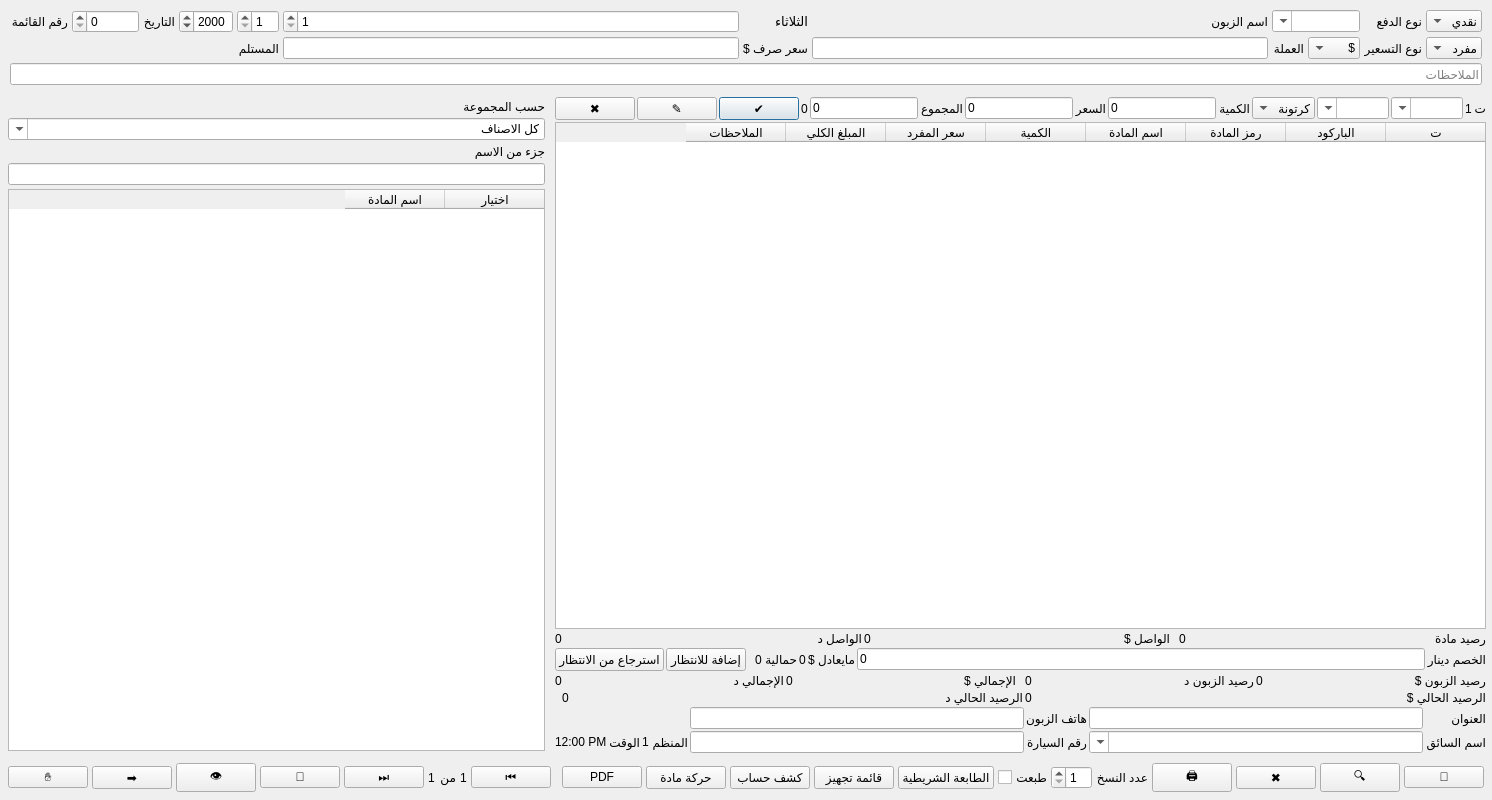
<?xml version="1.0" encoding="UTF-8"?>
<ui version="4.0">
 <class>SalesWindow</class>
 <widget class="QDialog" name="SalesWindow">
  <property name="geometry">
   <rect><x>0</x><y>0</y><width>1350</width><height>800</height></rect>
  </property>
  <property name="windowTitle"><string>المبيعات</string></property>
  <property name="layoutDirection"><enum>Qt::RightToLeft</enum></property>
  <layout class="QVBoxLayout" name="rootLayout">
   <property name="spacing"><number>4</number></property>
   <property name="margin"><number>4</number></property>

   <!-- ===== HEADER ===== -->
   <item>
    <widget class="QWidget" name="headerWidget">
     <layout class="QGridLayout" name="headerGrid">
      <property name="spacing"><number>4</number></property>
      <property name="margin"><number>6</number></property>

      <!-- Row 0 -->
      <item row="0" column="11"><widget class="QLabel" name="lblInvoiceNo"><property name="text"><string>رقم القائمة</string></property></widget></item>
      <item row="0" column="10"><widget class="QSpinBox" name="spnInvoiceNo"><property name="maximum"><number>9999999</number></property></widget></item>
      <item row="0" column="9"><widget class="QLabel" name="lblDate"><property name="text"><string>التاريخ</string></property></widget></item>
      <item row="0" column="8"><widget class="QDateEdit" name="dateYear"><property name="displayFormat"><string>yyyy</string></property><property name="calendarPopup"><bool>false</bool></property></widget></item>
      <item row="0" column="7"><widget class="QDateEdit" name="dateMonth"><property name="displayFormat"><string>M</string></property></widget></item>
      <item row="0" column="6"><widget class="QDateEdit" name="dateDay"><property name="displayFormat"><string>d</string></property></widget></item>
      <item row="0" column="5"><widget class="QLabel" name="lblDayName"><property name="text"><string>الثلاثاء</string></property><property name="font"><font><family>Tahoma</family><pointsize>10</pointsize></font></property></widget></item>
      <item row="0" column="4"><widget class="QLabel" name="lblCustomer"><property name="text"><string>اسم الزبون</string></property></widget></item>
      <item row="0" column="2" colspan="2"><widget class="QComboBox" name="cmbCustomer"><property name="editable"><bool>true</bool></property><property name="minimumWidth"><number>200</number></property></widget></item>
      <item row="0" column="1"><widget class="QLabel" name="lblPayType"><property name="text"><string>نوع الدفع</string></property></widget></item>
      <item row="0" column="0">
       <widget class="QComboBox" name="cmbPayType">
        <item><property name="text"><string>نقدي</string></property></item>
        <item><property name="text"><string>آجل</string></property></item>
        <item><property name="text"><string>جملة</string></property></item>
       </widget>
      </item>

      <!-- Row 1 -->
      <item row="1" column="7"><widget class="QLabel" name="lblReceiver"><property name="text"><string>المستلم</string></property></widget></item>
      <item row="1" column="6"><widget class="QLineEdit" name="txtReceiver"/></item>
      <item row="1" column="5"><widget class="QLabel" name="lblExchRate"><property name="text"><string>سعر صرف $</string></property></widget></item>
      <item row="1" column="4"><widget class="QLineEdit" name="txtExchRate"><property name="maximumWidth"><number>80</number></property></widget></item>
      <item row="1" column="3"><widget class="QLabel" name="lblCurrency"><property name="text"><string>العملة</string></property></widget></item>
      <item row="1" column="2">
       <widget class="QComboBox" name="cmbCurrency">
        <item><property name="text"><string>$</string></property></item>
        <item><property name="text"><string>دينار</string></property></item>
       </widget>
      </item>
      <item row="1" column="1"><widget class="QLabel" name="lblPricingType"><property name="text"><string>نوع التسعير</string></property></widget></item>
      <item row="1" column="0">
       <widget class="QComboBox" name="cmbPricingType">
        <item><property name="text"><string>مفرد</string></property></item>
        <item><property name="text"><string>جملة</string></property></item>
       </widget>
      </item>

      <!-- Row 2 - Notes -->
      <item row="2" column="0" colspan="12"><widget class="QLineEdit" name="txtNotes"><property name="placeholderText"><string>الملاحظات</string></property></widget></item>
     </layout>
    </widget>
   </item>

   <!-- ===== MIDDLE ===== -->
   <item>
    <layout class="QHBoxLayout" name="midLayout">
     <property name="spacing"><number>4</number></property>

     <!-- Items area -->
     <item>
      <widget class="QWidget" name="tableArea">
       <layout class="QVBoxLayout" name="tableVLayout">
        <property name="margin"><number>2</number></property>
        <property name="spacing"><number>2</number></property>

        <!-- Item entry row -->
        <item>
         <layout class="QHBoxLayout" name="itemEntryLayout">
          <item><widget class="QLabel" name="lblRowNum"><property name="text"><string>ت</string></property></widget></item>
          <item><widget class="QLabel" name="lblRowNumVal"><property name="text"><string>1</string></property></widget></item>
          <item><widget class="QComboBox" name="cmbBarcode"><property name="editable"><bool>true</bool></property><property name="minimumWidth"><number>110</number></property></widget></item>
          <item><widget class="QComboBox" name="cmbProduct"><property name="editable"><bool>true</bool></property><property name="minimumWidth"><number>200</number></property></widget></item>
          <item>
           <widget class="QComboBox" name="cmbUnit">
            <property name="maximumWidth"><number>80</number></property>
            <item><property name="text"><string>كرتونة</string></property></item>
            <item><property name="text"><string>قطعة</string></property></item>
           </widget>
          </item>
          <item><widget class="QLabel"><property name="text"><string>الكمية</string></property></widget></item>
          <item><widget class="QLineEdit" name="txtQty"><property name="text"><string>0</string></property><property name="maximumWidth"><number>60</number></property></widget></item>
          <item><widget class="QLabel"><property name="text"><string>السعر</string></property></widget></item>
          <item><widget class="QLineEdit" name="txtUnitPrice"><property name="text"><string>0</string></property><property name="maximumWidth"><number>90</number></property></widget></item>
          <item><widget class="QLabel"><property name="text"><string>المجموع</string></property></widget></item>
          <item><widget class="QLineEdit" name="txtTotal"><property name="text"><string>0</string></property><property name="readOnly"><bool>true</bool></property><property name="maximumWidth"><number>90</number></property></widget></item>
          <item><widget class="QLabel" name="lblStock"><property name="text"><string>0</string></property></widget></item>
          <item><widget class="QPushButton" name="btnAddItem"><property name="text"><string>✔</string></property><property name="maximumWidth"><number>34</number></property><property name="maximumHeight"><number>28</number></property></widget></item>
          <item><widget class="QPushButton" name="btnEditItem"><property name="text"><string>✎</string></property><property name="maximumWidth"><number>34</number></property><property name="maximumHeight"><number>28</number></property></widget></item>
          <item><widget class="QPushButton" name="btnDeleteItem"><property name="text"><string>✖</string></property><property name="maximumWidth"><number>34</number></property><property name="maximumHeight"><number>28</number></property></widget></item>
         </layout>
        </item>

        <!-- Items Table -->
        <item>
         <widget class="QTableWidget" name="tblItems">
          <property name="minimumHeight"><number>240</number></property>
          <property name="selectionBehavior"><enum>QAbstractItemView::SelectRows</enum></property>
          <property name="editTriggers"><set>QAbstractItemView::NoEditTriggers</set></property>
          <column><property name="text"><string>ت</string></property></column>
          <column><property name="text"><string>الباركود</string></property></column>
          <column><property name="text"><string>رمز المادة</string></property></column>
          <column><property name="text"><string>اسم المادة</string></property></column>
          <column><property name="text"><string>الكمية</string></property></column>
          <column><property name="text"><string>سعر المفرد</string></property></column>
          <column><property name="text"><string>المبلغ الكلي</string></property></column>
          <column><property name="text"><string>الملاحظات</string></property></column>
         </widget>
        </item>

        <!-- Summary rows -->
        <item>
         <layout class="QHBoxLayout">
          <item><widget class="QLabel"><property name="text"><string>رصيد مادة</string></property></widget></item>
          <item><widget class="QLabel" name="lblStockBal"><property name="text"><string>0</string></property></widget></item>
          <item><spacer><property name="orientation"><enum>Qt::Horizontal</enum></property></spacer></item>
          <item><widget class="QLabel"><property name="text"><string>الواصل $</string></property></widget></item>
          <item><widget class="QLabel" name="lblPaidDollar"><property name="text"><string>0</string></property></widget></item>
          <item><widget class="QLabel"><property name="text"><string>الواصل د</string></property></widget></item>
          <item><widget class="QLabel" name="lblPaidDinar"><property name="text"><string>0</string></property></widget></item>
         </layout>
        </item>
        <item>
         <layout class="QHBoxLayout">
          <item><widget class="QLabel"><property name="text"><string>الخصم دينار</string></property></widget></item>
          <item><widget class="QLineEdit" name="txtDiscount"><property name="text"><string>0</string></property><property name="maximumWidth"><number>80</number></property></widget></item>
          <item><widget class="QLabel"><property name="text"><string>مايعادل $</string></property></widget></item>
          <item><widget class="QLabel" name="lblEquivDollar"><property name="text"><string>0</string></property></widget></item>
          <item><widget class="QLabel"><property name="text"><string>حمالية</string></property></widget></item>
          <item><widget class="QLabel" name="lblCarriage"><property name="text"><string>0</string></property></widget></item>
          <item><spacer><property name="orientation"><enum>Qt::Horizontal</enum></property></spacer></item>
          <item><widget class="QPushButton" name="btnAddToWait"><property name="text"><string>إضافة للانتظار</string></property></widget></item>
          <item><widget class="QPushButton" name="btnFromWait"><property name="text"><string>استرجاع من الانتظار</string></property></widget></item>
         </layout>
        </item>
        <item>
         <layout class="QHBoxLayout">
          <item><widget class="QLabel"><property name="text"><string>رصيد الزبون $</string></property></widget></item>
          <item><widget class="QLabel" name="lblCustBalDollar"><property name="text"><string>0</string></property></widget></item>
          <item><widget class="QLabel"><property name="text"><string>رصيد الزبون د</string></property></widget></item>
          <item><widget class="QLabel" name="lblCustBalDinar"><property name="text"><string>0</string></property></widget></item>
          <item><spacer><property name="orientation"><enum>Qt::Horizontal</enum></property></spacer></item>
          <item><widget class="QLabel"><property name="text"><string>الإجمالي $</string></property></widget></item>
          <item><widget class="QLabel" name="lblTotalDollar"><property name="text"><string>0</string></property></widget></item>
          <item><widget class="QLabel"><property name="text"><string>الإجمالي د</string></property></widget></item>
          <item><widget class="QLabel" name="lblTotalDinar"><property name="text"><string>0</string></property></widget></item>
         </layout>
        </item>
        <item>
         <layout class="QHBoxLayout">
          <item><widget class="QLabel"><property name="text"><string>الرصيد الحالي $</string></property></widget></item>
          <item><widget class="QLabel" name="lblCurrentBalDollar"><property name="text"><string>0</string></property></widget></item>
          <item><widget class="QLabel"><property name="text"><string>الرصيد الحالي د</string></property></widget></item>
          <item><widget class="QLabel" name="lblCurrentBalDinar"><property name="text"><string>0</string></property></widget></item>
          <item><spacer><property name="orientation"><enum>Qt::Horizontal</enum></property></spacer></item>
         </layout>
        </item>

        <!-- Customer extra info -->
        <item>
         <layout class="QGridLayout">
          <item row="0" column="0"><widget class="QLabel"><property name="text"><string>العنوان</string></property></widget></item>
          <item row="0" column="1"><widget class="QLineEdit" name="txtAddress"><property name="readOnly"><bool>true</bool></property></widget></item>
          <item row="0" column="2"><widget class="QLabel"><property name="text"><string>هاتف الزبون</string></property></widget></item>
          <item row="0" column="3"><widget class="QLineEdit" name="txtPhone"><property name="readOnly"><bool>true</bool></property></widget></item>
          <item row="1" column="0"><widget class="QLabel"><property name="text"><string>اسم السائق</string></property></widget></item>
          <item row="1" column="1"><widget class="QComboBox" name="cmbDriver"><property name="editable"><bool>true</bool></property></widget></item>
          <item row="1" column="2"><widget class="QLabel"><property name="text"><string>رقم السيارة</string></property></widget></item>
          <item row="1" column="3"><widget class="QLineEdit" name="txtCarNo"/></item>
          <item row="1" column="4"><widget class="QLabel"><property name="text"><string>المنظم</string></property></widget></item>
          <item row="1" column="5"><widget class="QLabel" name="lblOperator"><property name="text"><string>1</string></property></widget></item>
          <item row="1" column="6"><widget class="QLabel"><property name="text"><string>الوقت</string></property></widget></item>
          <item row="1" column="7"><widget class="QLabel" name="lblTime"><property name="text"><string>12:00 PM</string></property></widget></item>
         </layout>
        </item>

       </layout>
      </widget>
     </item>

     <!-- Right product panel -->
     <item>
      <widget class="QWidget" name="productPanel">
       <property name="maximumWidth"><number>225</number></property>
       <property name="minimumWidth"><number>225</number></property>
       <layout class="QVBoxLayout" name="productPanelLayout">
        <property name="margin"><number>4</number></property>
        <property name="spacing"><number>4</number></property>
        <item><widget class="QLabel" name="lblGroupTitle"><property name="text"><string>حسب المجموعة</string></property></widget></item>
        <item><widget class="QComboBox" name="cmbGroup"><property name="editable"><bool>true</bool></property><item><property name="text"><string>كل الاصناف</string></property></item></widget></item>
        <item><widget class="QLabel" name="lblPartName"><property name="text"><string>جزء من الاسم</string></property></widget></item>
        <item><widget class="QLineEdit" name="txtPartName"/></item>
        <item>
         <widget class="QTableWidget" name="tblProductList">
          <property name="selectionBehavior"><enum>QAbstractItemView::SelectRows</enum></property>
          <column><property name="text"><string>اختيار</string></property></column>
          <column><property name="text"><string>اسم المادة</string></property></column>
         </widget>
        </item>
       </layout>
      </widget>
     </item>

    </layout>
   </item>

   <!-- ===== TOOLBAR ===== -->
   <item>
    <widget class="QWidget" name="toolbar">
     <layout class="QHBoxLayout" name="toolbarLayout">
      <property name="margin"><number>4</number></property>
      <property name="spacing"><number>4</number></property>
      <item><widget class="QPushButton" name="btnSave"><property name="text"><string>💾</string></property><property name="maximumWidth"><number>40</number></property><property name="minimumHeight"><number>36</number></property><property name="toolTip"><string>حفظ</string></property></widget></item>
      <item><widget class="QPushButton" name="btnSearch"><property name="text"><string>🔍</string></property><property name="maximumWidth"><number>40</number></property><property name="minimumHeight"><number>36</number></property><property name="toolTip"><string>بحث</string></property></widget></item>
      <item><widget class="QPushButton" name="btnDelete"><property name="text"><string>✖</string></property><property name="maximumWidth"><number>40</number></property><property name="minimumHeight"><number>36</number></property><property name="toolTip"><string>حذف</string></property></widget></item>
      <item><widget class="QPushButton" name="btnPrint"><property name="text"><string>🖨</string></property><property name="maximumWidth"><number>40</number></property><property name="minimumHeight"><number>36</number></property><property name="toolTip"><string>طباعة</string></property></widget></item>
      <item><widget class="QLabel"><property name="text"><string>عدد النسخ</string></property></widget></item>
      <item><widget class="QSpinBox" name="spnCopies"><property name="minimum"><number>1</number></property><property name="maximum"><number>99</number></property><property name="value"><number>1</number></property><property name="maximumWidth"><number>50</number></property></widget></item>
      <item><widget class="QLabel"><property name="text"><string>طبعت</string></property></widget></item>
      <item><widget class="QCheckBox" name="chkPrinted"/></item>
      <item><widget class="QPushButton" name="btnThermal"><property name="text"><string>الطابعة الشريطية</string></property><property name="minimumHeight"><number>36</number></property></widget></item>
      <item><widget class="QPushButton" name="btnPrepList"><property name="text"><string>قائمة تجهيز</string></property><property name="minimumHeight"><number>36</number></property></widget></item>
      <item><widget class="QPushButton" name="btnCustStatement"><property name="text"><string>كشف حساب</string></property><property name="minimumHeight"><number>36</number></property></widget></item>
      <item><widget class="QPushButton" name="btnProductMove"><property name="text"><string>حركة مادة</string></property><property name="minimumHeight"><number>36</number></property></widget></item>
      <item><widget class="QPushButton" name="btnPdf"><property name="text"><string>PDF</string></property><property name="minimumHeight"><number>36</number></property></widget></item>
      <item><spacer><property name="orientation"><enum>Qt::Horizontal</enum></property></spacer></item>
      <item><widget class="QPushButton" name="btnFirst"><property name="text"><string>⏮</string></property><property name="maximumWidth"><number>40</number></property><property name="minimumHeight"><number>36</number></property></widget></item>
      <item><widget class="QLabel" name="lblNav"><property name="text"><string>1</string></property><property name="alignment"><set>Qt::AlignCenter</set></property><property name="minimumWidth"><number>45</number></property></widget></item>
      <item><widget class="QLabel"><property name="text"><string>من</string></property></widget></item>
      <item><widget class="QLabel" name="lblTotal"><property name="text"><string>1</string></property><property name="minimumWidth"><number>45</number></property></widget></item>
      <item><widget class="QPushButton" name="btnLast"><property name="text"><string>⏭</string></property><property name="maximumWidth"><number>40</number></property><property name="minimumHeight"><number>36</number></property></widget></item>
      <item><widget class="QPushButton" name="btnRecv"><property name="text"><string>🤲</string></property><property name="maximumWidth"><number>40</number></property><property name="minimumHeight"><number>36</number></property></widget></item>
      <item><widget class="QPushButton" name="btnView"><property name="text"><string>👁</string></property><property name="maximumWidth"><number>40</number></property><property name="minimumHeight"><number>36</number></property></widget></item>
      <item><widget class="QPushButton" name="btnFwd"><property name="text"><string>➡</string></property><property name="maximumWidth"><number>40</number></property><property name="minimumHeight"><number>36</number></property></widget></item>
      <item><widget class="QPushButton" name="btnSign"><property name="text"><string>✋</string></property><property name="maximumWidth"><number>40</number></property><property name="minimumHeight"><number>36</number></property></widget></item>
     </layout>
    </widget>
   </item>

  </layout>
 </widget>
 <resources/>
 <connections/>
</ui>
